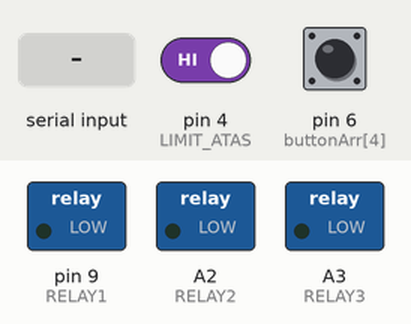
A sketch run on a simulated Arduino Uno, built with avr-gcc and run on an emulated ATmega328P. On the bench: switched loads named in the sketch (green lamp = pin HIGH). The test bench sets the inputs (shaded band); at power-on: pin 4 (LIMIT_ATAS) HIGH, pin 6 (buttonArr[4]) HIGH. What the sketch prints to the serial monitor is not drawn.

Above: at 1.2 s.
1.3 s: "d" received over Serial
At 2.4 s:
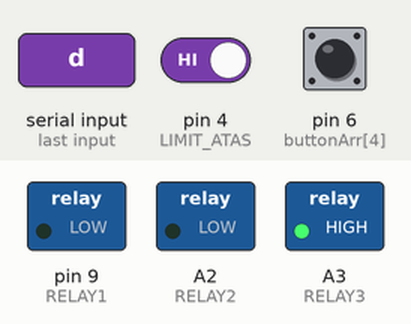
2.8 s: "u" received over Serial
At 3.5 s:
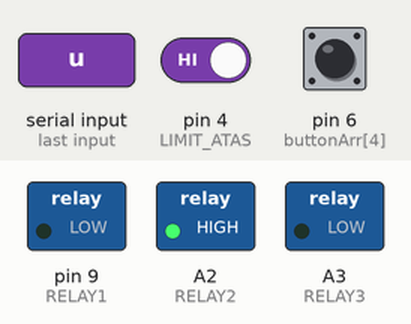
4.3 s: "a" received over Serial
At 5.6 s:
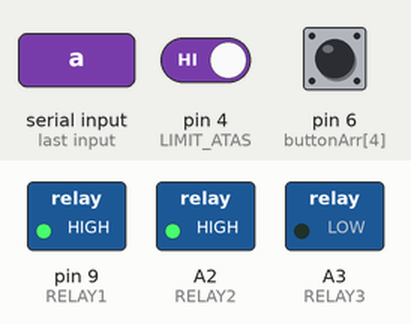
Timing chart, 0 to 7.8 s (numbered marks = the images above; inputs shaded):
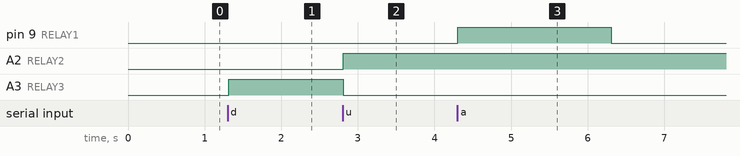

The sketch:

Trial_Board_LIFT.ino
```cpp
#define RELAY1 9
#define RELAY2 A2
#define RELAY3 A3
#define LIMIT_ATAS 4
#define LIMIT_BAWAH 5
#define SPEED 6
byte data;
bool prevStatus = false;
unsigned long prevMillis;
int buttonArr[] = {2, 3, 4, 5, 6, 7, 8};// tombol down&up,limit atas,bawah,speed

void setup() {
  Serial.begin(9600);
  for (int i = 2; i < 9; i++) {
    pinMode(i, INPUT_PULLUP);
  }
  pinMode(RELAY1, OUTPUT);
  pinMode(RELAY2, OUTPUT);
  pinMode(RELAY3, OUTPUT);
}

void readInput() {
  for (int i = 0; i < 8; i++) {
    data = bitWrite(data, i, !digitalRead(buttonArr[i]));
  }
  /*if (!sensorBawah) {
    digitalWrite(RELAY3, LOW);
    }
    else if (!sensorAtas) {
    digitalWrite(RELAY2, LOW);
    }

    (!sensorSpeed) ? digitalWrite(RELAY1, HIGH) : digitalWrite(RELAY1, LOW);
  */
}

void loop() {
  //readInput();
  char inChar = (char)Serial.read();
  Serial.println(digitalRead(LIMIT_ATAS));
  if (!digitalRead(6)) {
  }
  switch (inChar) {
    case 'd':
      //if (sensorBawah == HIGH && sensorAtas == LOW) { //turun ke bawah
      Serial.println("down");
      digitalWrite(RELAY3, HIGH);
      digitalWrite(RELAY2, LOW);
      /*prevMillis = millis();
        while (digitalRead(2) == LOW) {
        //readInput();
        }
        if (millis() - prevMillis > 200) {
        digitalWrite(RELAY2, HIGH);
        digitalWrite(RELAY3, LOW);
        }*/
      break;
    case 'u':
      //if (sensorBawah == LOW && sensorAtas == HIGH) { //naik ke atas
      //prevMillis = millis();
      Serial.println("up");
      digitalWrite(RELAY3, LOW);
      digitalWrite(RELAY2, HIGH);
      /*while (digitalRead(3) == LOW) {
        //readInput();
        }
        if (millis() - prevMillis > 200) {
        digitalWrite(RELAY3, HIGH);
        digitalWrite(RELAY2, LOW);
        }

        }*/
      break;
    case 's':
      Serial.println("stop");
      digitalWrite(RELAY3, LOW);
      digitalWrite(RELAY2, LOW);
      break;

    case 'a':
      digitalWrite(RELAY1, HIGH);
      delay(2000);
      digitalWrite(RELAY1, LOW);
      /*case 4:
        prevMillis = millis();
        while (digitalRead(4) == LOW) {
          readInput();
        }
        if (millis() - prevMillis > 200) {
          Serial.println("B3");
        }
        break;
        case 8:
        prevMillis = millis();
        while (digitalRead(5) == LOW) {
          readInput();
        }
        if (millis() - prevMillis > 200) {
          Serial.println("B4");
        }
        break;
        case 16:
        prevMillis = millis();
        while (digitalRead(6) == LOW) {
          readInput();
        }
        if (millis() - prevMillis > 200) {
          Serial.println("B5");
        }
        break;
        case 32:
        prevMillis = millis();
        while (digitalRead(7) == LOW) {
          readInput();
        }
        if (millis() - prevMillis > 200) {
          Serial.println("B6");
        }
        break;
        case 64:
        prevMillis = millis();
        while (digitalRead(8) == LOW) {
          readInput();
        }
        if (millis() - prevMillis > 200) {
          Serial.println("B7");
        }
        break;
      */
  }
  //(digitalRead(6)) ? digitalWrite(RELAY1, LOW) : digitalWrite(RELAY1, HIGH);
}
```

Measured:
- after the input at 1.3 s, A3 (RELAY3): LOW → HIGH at once
- after the input at 2.8 s, A2 (RELAY2): LOW → HIGH at once; A3 (RELAY3): HIGH → LOW at once
- after the input at 4.3 s, pin 9 (RELAY1): LOW → HIGH at once, → LOW 2.0 s later
